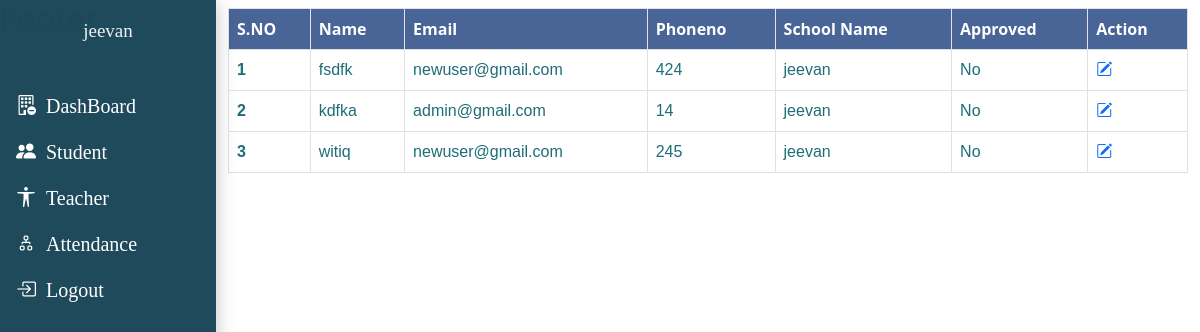
Page /school/studentApproveList (signed in) on the earlier database version.
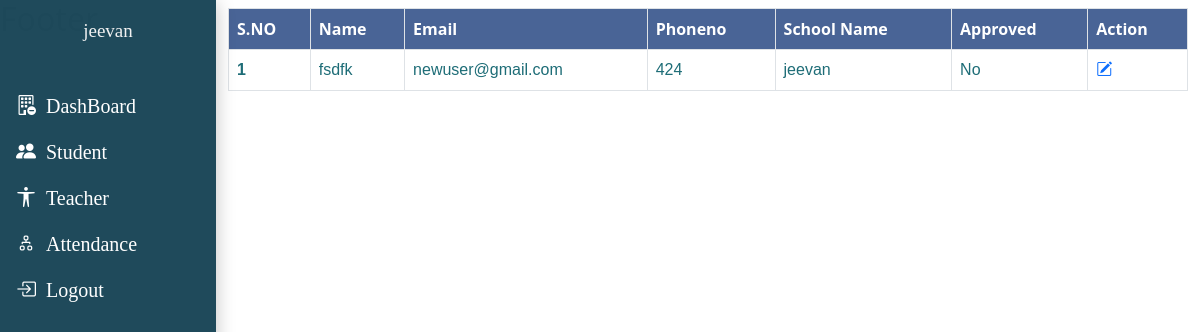
Same page on the later database version.
### Auth/models.py (models this page shows)
class User(AbstractUser):
    name=models.CharField(max_length=60)
    types=models.CharField(max_length=50,choices=ROLES,default="admin")
    def __str__(self):
        return self.username

### school/models.py (models this page shows, shortened)
class SchoolStudentsModel(models.Model):
	author=models.ForeignKey('Auth.User',on_delete=models.CASCADE,null=True,blank=True)
	schoolProf=models.ForeignKey('school.SchoolProfileModel',on_delete=models.CASCADE,null=True,blank=True,related_name="studentSchools")
	studentProf=models.ForeignKey('student.StudentProfileModel',on_delete=models.CASCADE,related_name="studentsSS",null=True,blank=True)
	studentName=models.CharField(max_length=60)
	email=models.EmailField()
	phoneNo=models.BigIntegerField(null=True,blank=True)
	publish = models.DateTimeField(default=timezone.now)
	created = models.DateTimeField(auto_now_add=True)
	updated = models.DateTimeField(auto_now=True)
	schoolbystudentVerify=models.BooleanField(null=True,default=False)
	status = models.CharField(max_length=10, choices=STATUS_CHOICES, default='draft')

class SchoolProfileModel(models.Model):
    name=models.CharField(max_length=100)
    slug=models.SlugField(max_length=100,blank=True)
    address = models.TextField(null=True, blank=True)
    author = models.ForeignKey('Auth.User', on_delete=models.SET_NULL, related_name='authorSProfile', null=True, blank=True)
    authAdmin = models.OneToOneField('Auth.User',on_delete=models.CASCADE, related_name='authAdminSPM', null=True, blank=True)
    udiseCode=models.CharField(null=True,blank=True,unique=True,max_length=70)
    district=models.CharField(null=True,blank=True,max_length=100)
    block=models.CharField(null=True,blank=True,max_length=100)
    village=models.CharField(null=True,blank=True,max_length=100)
    schoolLogo=models.ImageField(upload_to="schoolLogo",null=True,blank=True)
    pinCode=models.IntegerField(null=True,blank=True)
    schoolCategory=models.CharField(null=True,blank=True,max_length=50)
    principalName=models.CharField(null=True,blank=True,max_length=50)
    principalMobile=models.BigIntegerField(null=True,blank=True)
    principalEmail=models.EmailField(null=True,blank=True,max_length=50)
    spocName=models.CharField(null=True,blank=True,max_length=50)
    spocMobile=models.BigIntegerField(null=True,blank=True)
    spocEmail=models.EmailField(null=True,blank=True,max_length=50)
    publish = models.DateTimeField(default=timezone.now)
    created = models.DateTimeField(auto_now_add=True)
    updated = models.DateTimeField(auto_now=True)
    status = models.CharField(max_length=10, choices=STATUS_CHOICES, default='draft')
    def __str__(self):
        return self.name

### student/models.py (models this page shows, shortened)
class StudentProfileModel(models.Model):
	author=models.ForeignKey('Auth.User',on_delete=models.CASCADE,related_name="StudentUsers",null=True)
	name=models.CharField(max_length=100)
	phoneNo=models.BigIntegerField()
	address=models.TextField()
	email=models.EmailField()
	pinCode=models.IntegerField(null=True,blank=True)
	dob=models.DateField(null=True,blank=True)
	stuState=models.ForeignKey('student.state',on_delete=models.CASCADE,related_name="StuState",null=True,blank=True)
	stuCity=models.ForeignKey('student.city',on_delete=models.CASCADE,related_name="StuCity",null=True,blank=True)
	gender=models.CharField(max_length=30,choices=GENDER_CHOICES)
	profile=models.ImageField(upload_to="studentImage",blank=True,null=True)
	category=models.CharField(max_length=30,choices=CATEGORY_CHOICES)
	authAdmin=models.OneToOneField(User,on_delete=models.CASCADE,related_name="StudentAdmin",null=True)
	schoolName=models.ForeignKey('school.SchoolProfileModel',on_delete=models.CASCADE,related_name="studentschols",null=True,blank=True)
	fatherName = models.CharField(null=True, blank=True,max_length=50)
	motherName = models.CharField(null=True, blank=True,max_length=50)
	totalFamilyIncome = models.PositiveIntegerField(null=True, blank=True)
	totalFamilyMember=models.IntegerField(null=True,blank=True)
	status = models.CharField(max_length=10, choices=STATUS_CHOICES, default='draft', null=True, blank=True)
	publish = models.DateTimeField(default=timezone.now)
	created = models.DateTimeField(auto_now_add=True)
	updated = models.DateTimeField(auto_now=True)

### school/views.py (the view)
# urls.py: path('studentApproveList',views.studentApproveView,name="studentApprovelist"),
def studentApproveView(request):
    StuApprove=SchoolStudentsModel.objects.filter(schoolProf__author=request.user,schoolbystudentVerify=False)
    context={
        'stuData':StuApprove
    }
    return render(request,"base/studentapprovelist.html",context)

### school/templates/base/studentapprovelist.html
{% extends 'base/schoolBase.html' %}
{% block content %}
{% if stuData %}
<table class="table table-bordered my-2">
    <thead style="background-color: rgb(73, 100, 150);color: white;text-transform: capitalize;"">
      <tr>
        <th scope="col">S.NO</th>
        <th scope="col">Name</th>
        <th scope="col">email</th>
        <th scope="col">phoneno</th>
        <th scope="col">school Name</th>
        <th scope="col">Approved</th>
        <th scope="col">Action</th>
      </tr>
    </thead>
    <tbody>
        {% for stuSchool in stuData %}
      <tr style="color:rgb(30, 109, 119);font-size: 16px;font-family: 'Franklin Gothic Medium', 'Arial Narrow', Arial, sans-serif;">
        <th scope="row">{{forloop.counter}}</th>
        <td>{{stuSchool.studentProf.name}}</td>
        <td>{{stuSchool.studentProf.email}}</td>
        <td>{{stuSchool.studentProf.phoneNo}}</td>
        <td>{{stuSchool.schoolProf}}</td>
        <td>{% if stuSchool.schoolbystudentVerify %}Yes{% else %} No{% endif %}</td>
        <td><a href="{% url 'school:editstudentprofile' stuSchool.id %} "><i class="bi bi-pencil-square"></i></a></td>
      </tr>
      {% endfor %}
      {% else %}
      <h5 class="text-danger">No Data </h5>
     {% endif %}
    </tbody>
  </table>
{% endblock %}

### school/templates/base/schoolBase.html (shortened to what this page needs)
{% load static %}
<!DOCTYPE html>
<html lang="en">
<head>
    </head>
<body>
    {% if request.user.types == "school" %}
    <div class="main">
    <header class="NavContainer">
        <div class="container">
            <div class="row">
                <div class="col-12 ">
                    <div class="sidenav">
                            <div class="head_info">
                                <div class="SchoolInfo">
                                <h5>{{request.user}}</h5>
                                </div>
                            </div>
                        <nav class="NavBarItem">
                            <ul class="nav " id="navItem">
                                <li class="nav-item">
                                    <a href="{% url 'school:Dashboard' %}" class="nav-link"><i class="bi bi-building-dash "></i>DashBoard</a>
                                </li>
                                <li class="nav-item">
                                    <a href="{% url 'school:StudentDetaillist' %}" class="nav-link"><i class="bi bi-people-fill "></i>Student </a>
                                </li>
                                <li class="nav-item">
                                    <a href="{% url 'school:TeacherDetaillist' %}" class="nav-link"><i class="bi bi-universal-access "> </i>Teacher</a>
                                </li>
                                <li class="nav-item">
                                    <a href="#" class="nav-link"><i class="bi bi-diagram-2"></i>Attendance</a>
                                </li>
                                <li class="nav-item">
                                    <a href="#" class="nav-link"> <i class="bi bi-box-arrow-in-right "></i>Logout</a>
                                </li>
                            </ul>
                        </nav>
                    </div>
                </div>
            </div>
        </div>
    </header>
    <section class="MainContainer">
        <div class="container">
            <div class="row ">
                <div class="col-12">
                    {% block content  %}
                    {% endblock %}
                </div>
            </div>
        </div>
    </section>
    </div>
 <footer>
    <h2>Footer</h2>
 </footer>
 {% endif %}
 <link rel="stylesheet" href="{% static 'css/style.css' %}">
    <link href="https://cdn.datatables.net/v/dt/dt-2.0.7/datatables.min.css" rel="stylesheet">
    <link rel="stylesheet" href="https://cdn.jsdelivr.net/npm/bootstrap-icons@1.11.3/font/bootstrap-icons.min.css">
    <link href="{% static 'bootstrap/bootstrap.css' %}" rel="stylesheet">
</body>
</html>

### school/static/css/style.css (style rules this page uses)
.NavContainer .sidenav { height:100%; width: 18%; position: fixed; z-index:1; top:0; left:0; background-color:#1e495afd; box-shadow: rgba(0, 0, 0, 0.24) 0px 3px 18px; overflow-x:hidden; padding-top:20px; }
.sidenav .head_info .SchoolInfo { display: flex; justify-content: center; align-items: center; gap: 12px; }
.sidenav .head_info .SchoolInfo h5 { color: #f1f1f1; font-size: 19px; font-family: Cambria, Cochin, Georgia, Times, 'Times New Roman', serif; }
.NavContainer { float: left; }
.NavContainer .NavBarItem .nav { margin-top: 2rem; display: flex; flex-direction: column; }
.NavContainer .NavBarItem .nav li { list-style-type: none; display: block; }
.NavContainer .NavBarItem .nav li a { font-size: 20px; font-family:fantasy; color:#ffffff; }
.NavContainer .NavBarItem .nav li a i { float: left; padding-right: 10px; }
.MainContainer { width: 82%; float: right; overflow: hidden; }

Differences in the rows shown:
removed SchoolStudentsModel: studentProf.name "kdfka", studentProf.email "admin@gmail.com", studentProf.phoneNo "14", schoolProf "jeevan", schoolbystudentVerify "No"
removed SchoolStudentsModel: studentProf.name "witiq", studentProf.email "newuser@gmail.com", studentProf.phoneNo "245", schoolProf "jeevan", schoolbystudentVerify "No"
